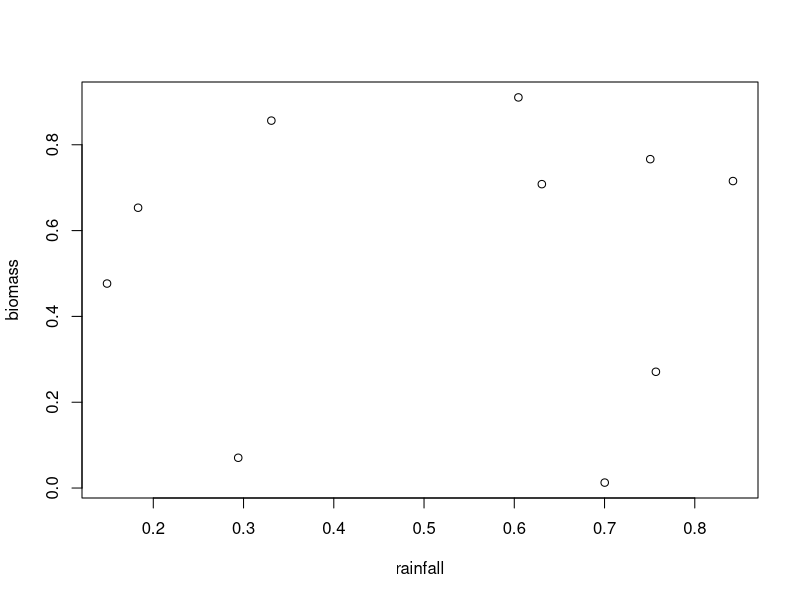

Write R code to recreate this figure.
# Description of Script Content
# 16 Feburary 2021
# Modified on 16 Feburary 2021 to unclude dynamic vectors
# EMD

rainfall <- runif(10) # total annual rainfall
biomass <- runif(10) 
head(biomass)
print(rainfall)
rainfall
head(rainfall)
plot(x=rainfall,y=biomass)

